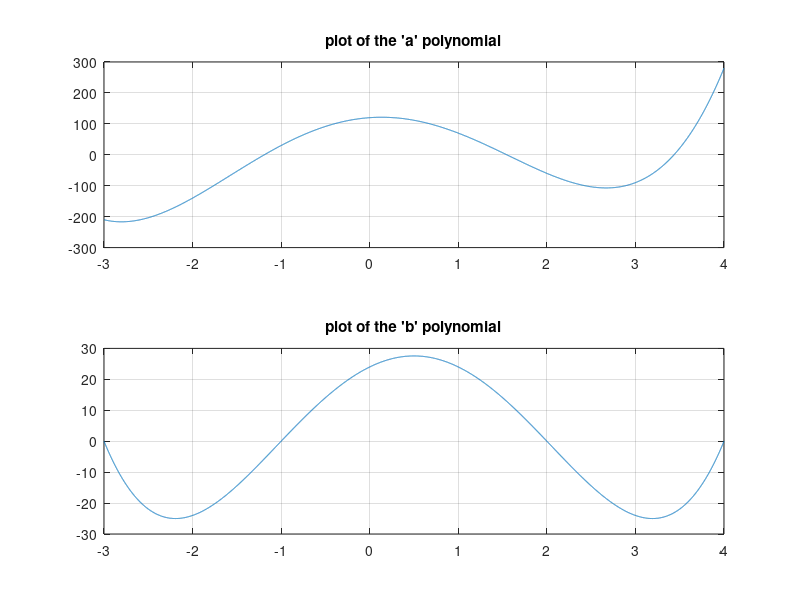

Write the MATLAB code that produced this figure.
clc
clear

a = [5 0 -75 20 120]
b = [1 -2 -13 14 24]
c = [1 2]
d = [2 0 3]

disp('Find d/c');

[q r] = deconv(d,c)

disp('Find c*d');

conv(c,d)

disp('Find partial fraction expansion of a/b');

[r p k] = residue(a,b)

disp('Find roots of b');

roots(b)

disp('Evaluate b at its roots');

polyval(b,ans)

x = linspace(-3,4,10000);
y = polyval(a,x);

subplot(2,1,1);
plot(x,y);
grid on;
title("plot of the 'a' polynomial");

x = linspace(-3,4,10000);
y = polyval(b,x);

subplot(2,1,2);
plot(x,y);
grid on;
title("plot of the 'b' polynomial");
